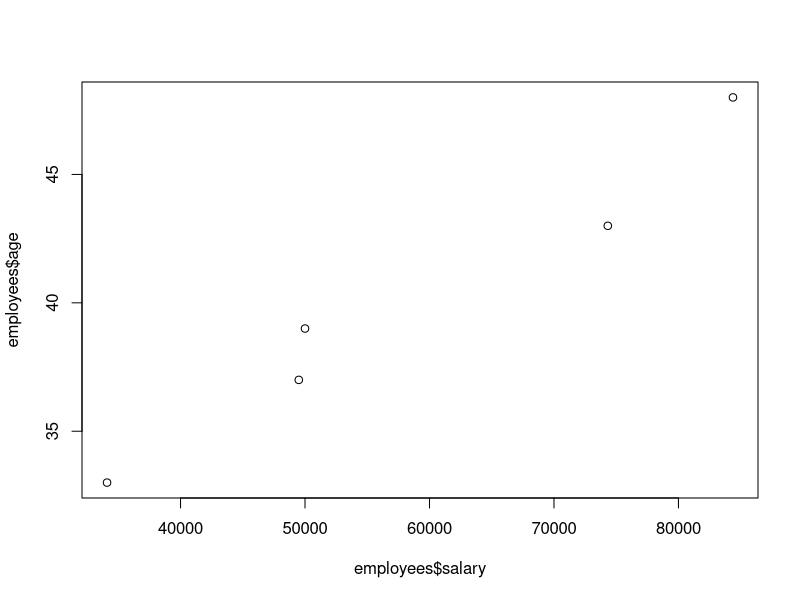

Source code (R):
# Create vectors from the values.
names <- c("Mark", "Sally", "Greg", "Patti", "Linda")
ages <- c(43, 37, 39, 48, 33)
salary <- c(74325, 49500, 50000, 84380, 34095)

# Combine the vectors into a table.
employees <- data.frame(name=names, age=ages, salary=salary)
print(employees)

# Reference specific areas of the frame.
employees$name
employees$salary
employees[1, 2]
employees[3, ]
employees[, 'salary']
employees[, c('age', 'salary')]

# Conditions on rows and columns.
employees$age > 35
employees[employees$age > 35, c('name','salary')]

# Examine correlation between salary and age.
plot(employees$salary, employees$age)
cor(employees$salary, employees$age)
